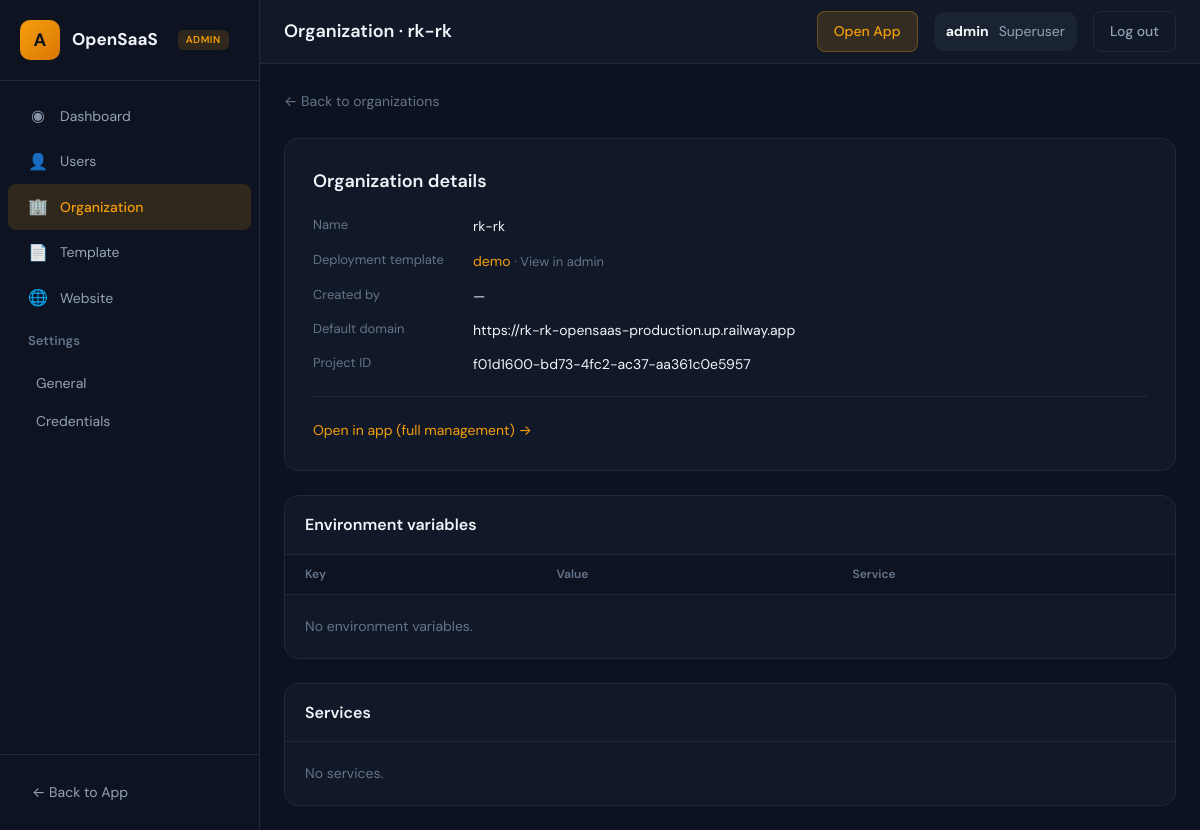
The app's page /admin_app/organizations/46/ (signed in), older data.
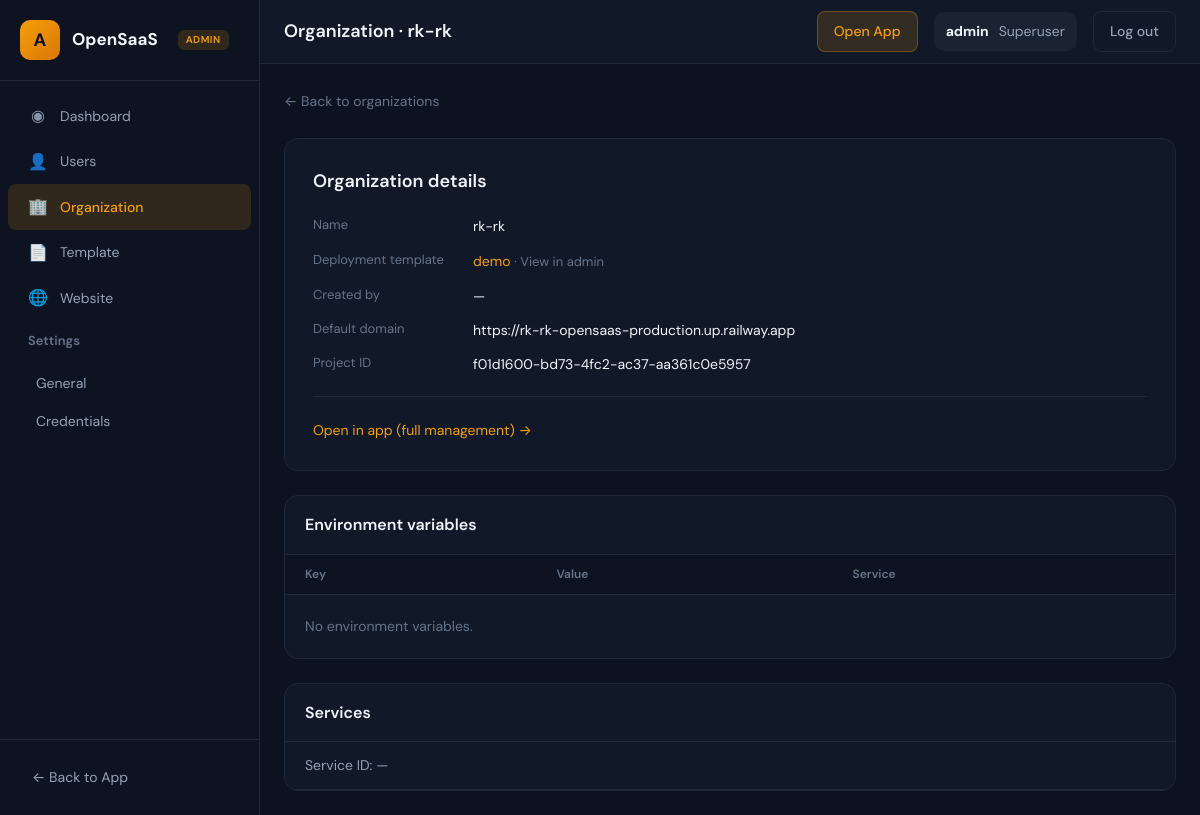
The same page, newer data.
### organization/models.py (models this page shows, shortened)
class Service(models.Model):
    organization_id = models.ForeignKey(Organization, on_delete=models.CASCADE , null=True, blank=True )
    service_id = models.CharField(max_length=100, null=True, blank=True)
    postgres_service_id = models.CharField(max_length=100, null=True, blank=True)
    volume_id = models.CharField(max_length=100, null=True, blank=True)

### admin_app/views.py (the view)
# urls.py: path('organizations/<int:pk>/', views.AdminOrganizationDetailView.as_view(), name='admin_organization_detail'),
class AdminOrganizationDetailView(SuperuserRequiredMixin, LoginRequiredMixin, TemplateView):
    template_name = 'admin/organization_detail.html'
    def get(self, request, *args, **kwargs):
        organization = get_object_or_404(
            Organization.objects.select_related('deployment_template_id', 'created_by', 'project_id'),
            pk=kwargs['pk']
        )
        from organization.models import Env, Service
        env_ids = Env.objects.filter(organization_id=organization)
        services = Service.objects.filter(organization_id=organization)
        return render(request, self.template_name, {
            'organization': organization,
            'env_ids': env_ids,
            'services': services,
        })

### admin_app/views.py (called while the page is built)
    def test_func(self):
        return self.request.user.is_authenticated and self.request.user.is_superuser

### templates/admin/organization_detail.html (shortened to what the changed rows need)
{% extends "admin_app/base.html" %}
{% load static %}
{% block content %}
<div class="admin-card" style="background: var(--admin-surface); border: 1px solid var(--admin-border); border-radius: 14px; padding: 28px; margin-bottom: 24px;">
    <h2 style="font-size: 18px; font-weight: 600; color: var(--admin-text); margin-bottom: 20px;">Organization details</h2>
</div>
<div class="admin-card" style="background: var(--admin-surface); border: 1px solid var(--admin-border); border-radius: 14px; overflow: hidden; margin-bottom: 24px;">
    <table style="width: 100%; border-collapse: collapse;">
        <thead>
            <tr style="background: var(--admin-sidebar); border-bottom: 1px solid var(--admin-border);">
                <th style="text-align: left; padding: 10px 20px; font-size: 12px; font-weight: 600; color: var(--admin-text-muted);">Key</th>
                <th style="text-align: left; padding: 10px 20px; font-size: 12px; font-weight: 600; color: var(--admin-text-muted);">Value</th>
                <th style="text-align: left; padding: 10px 20px; font-size: 12px; font-weight: 600; color: var(--admin-text-muted);">Service</th>
            </tr>
        </thead>
    </table>
</div>
<div class="admin-card" style="background: var(--admin-surface); border: 1px solid var(--admin-border); border-radius: 14px; overflow: hidden;">
    <ul style="list-style: none;">
        {% for svc in services %}
        <li style="border-bottom: 1px solid var(--admin-border); padding: 12px 20px; font-size: 14px; color: var(--admin-text-secondary);">Service ID: {{ svc.service_id|default:"—" }}</li>
        {% empty %}
        <li style="padding: 20px; color: var(--admin-text-muted); font-size: 14px;">No services.</li>
        {% endfor %}
    </ul>
</div>
{% endblock %}

Row changes from the older to the newer data that the page shows:
added Service: service_id "—"
Text that changed along with them:
text no longer shown: "No services."
